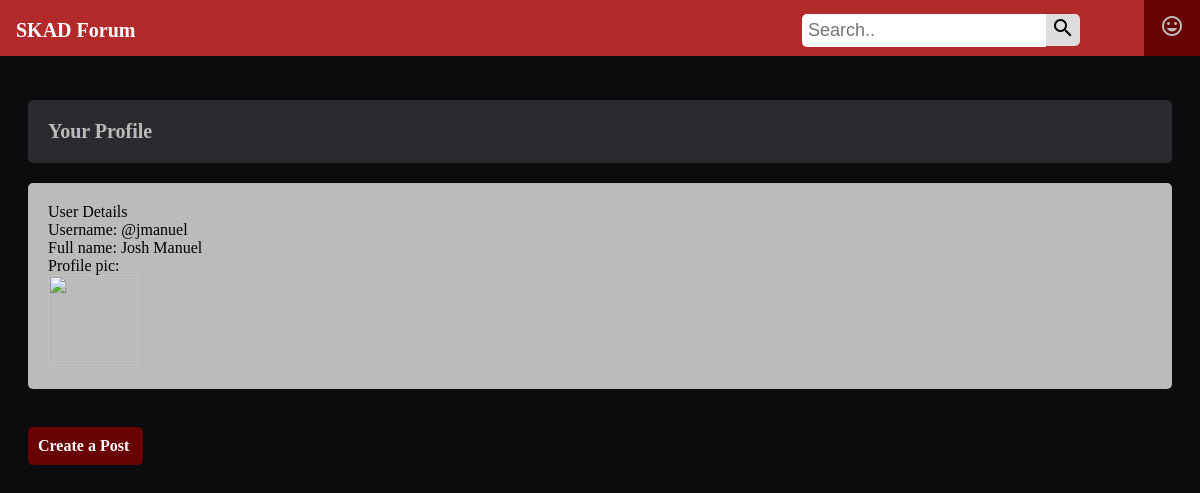
Screenshot of /profile (signed in) with the database file from the repository.
### app.py (models this page shows)
class User(db.Model, UserMixin):
    id = db.Column(db.Integer, primary_key=True)
    username = db.Column(db.String(100), nullable=False, unique=True)
    firstname = db.Column(db.String(100), nullable=False)
    lastname = db.Column(db.String(100), nullable=False)
    password = db.Column(db.String(100), nullable=False)
    admins = db.Column(db.Boolean, default=False) #boolean for permissions, "true" or "1" if admin, "false" or "0" if not, will remove from choice just has to exist in db
    posts = db.relationship('Post', backref='author', lazy=True)

### app.py (the view)
@app.route('/profile')
@login_required
def profile():
    return render_template("profile.html")

### app.py (called while the page is built)
@login_manager.user_loader
def load_user(user_id):
    return User.query.get(int(user_id))

@app.before_request
def check_for_admin(*args, **kw):
    if request.path.startswith('/admin'):
        if not current_user.admins:
            return redirect(url_for('home'))

### templates/profile.html
{% extends 'base.html' %}
{% block content %}
    <br>
    <br>
    <br>
    <h2>Your Profile</h2>
    <p>
        User Details<br>
        Username: @{{ current_user.username }}<br>
        Full name: {{ current_user.firstname }} {{ current_user.lastname }}<br>
        Profile pic: <br>
        <img src="https://cdn.pixabay.com/photo/2018/11/13/21/43/avatar-3814049_1280.png" alt="" width="90" height="90">
    </p>
    <br>
    <div class="sidespacing">
        <div class="create-button">
            <a class="create-post" href="{{ url_for('createpost') }}">Create a Post</a>
        </div>
    </div>
{% endblock content %}

### static/css/style.css (style rules this page uses)
* { box-sizing: border-box; }
html { font-size: 16px; background-color: #0a0c0e; color: white; }
a { color: #b32a2a; font-weight: bolder; text-decoration: none; }
h2 { border-radius: 5px; padding: 20px; margin: 20px; font-size: 20px; background-color: #292B2E; color: #bbbbbb; }
p { border-radius: 5px; padding: 20px; margin: 20px; font-size: 16px; background-color: #bbbbbb; color: black; }
.create-button { margin-bottom: 20px; margin-left: 10px; padding: 10px; background-color: #690202; border-radius: 5px; width: 115px; }
.create-post { color: white; font-size: 16px; }
.sidespacing { margin-left: 10px; }

### rows the page displays
User: username "jmanuel", firstname "Josh", lastname "Manuel"
